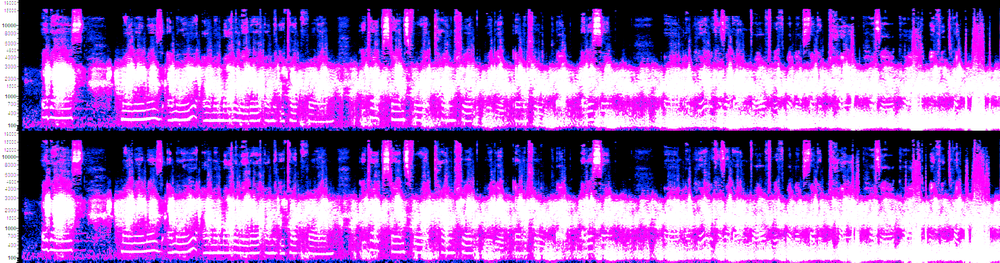
#> input picture self_introduction_memory_dump/_Tape9_thought/self_intro_spec_cont_brightened.png, 1000 x 263 px, shrunk from 2381 x 626 before the run, found by its file name
$ python decode_barcode_region.py
#> lines starting #> are read from the running program, lines starting #| are printed output that depends on the picture; after the words box and inside, x2 and y2 are one past the last pixel; in counts of white or black regions, pixels touching at a corner belong together
import numpy as np
from PIL import Image
import matplotlib
matplotlib.use('Agg')
import matplotlib.pyplot as plt

# Read the brightened image
img_pil = Image.open(r'C:\stack\arg\self_intro_spec_cont_brightened.png')
#> img_pil is the input picture: PIL image 1000x263 RGBA; mean R, G, B, A 151.4, 89, 190.8, 255
img = np.array(img_pil)
img_rgb = img[:, :, :3]
gray = np.mean(img_rgb, axis=2)
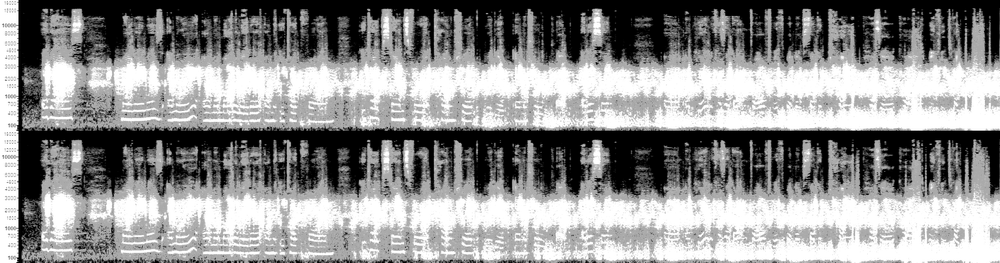
#> gray: shape (263, 1000) float64; min 0, max 255, mean 143.7

print(f"Image: {gray.shape[1]}x{gray.shape[0]}")
#| Image: 1000x263

# From the previous analysis, the interesting region is:
# Columns 0-50, Rows 100-150
# This area has vertical bars that could be a barcode or text

# Let's extract and enhance this region
barcode_region = gray[100:150, 0:50]
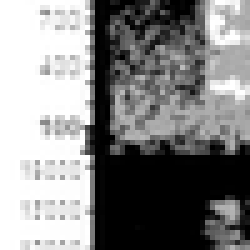
#> barcode_region: shape (50, 50) float64 (shown 5 times larger); min 0, max 255, mean 134.5
print(f"Barcode region shape: {barcode_region.shape}")
#| Barcode region shape: (50, 50)

# Enhance contrast
barcode_enhanced = np.clip(barcode_region * 2, 0, 255).astype(np.uint8)
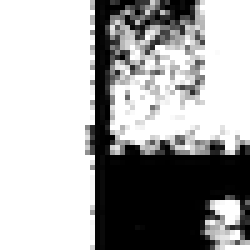
#> barcode_enhanced: shape (50, 50) (shown 5 times larger); min 0, max 255, mean 169.7

# Save the enhanced region
plt.figure(figsize=(10, 8))
plt.imshow(barcode_enhanced, aspect='auto', cmap='magma', vmin=0, vmax=255)
plt.title('Barcode Region (Rows 100-150, Columns 0-50)')
plt.xlabel('Time (pixels)')
plt.ylabel('Frequency (pixels)')
plt.colorbar(label='Brightness')
plt.tight_layout()
plt.savefig(r'C:\stack\arg\tapes_man_2\barcode_region.png', dpi=150)
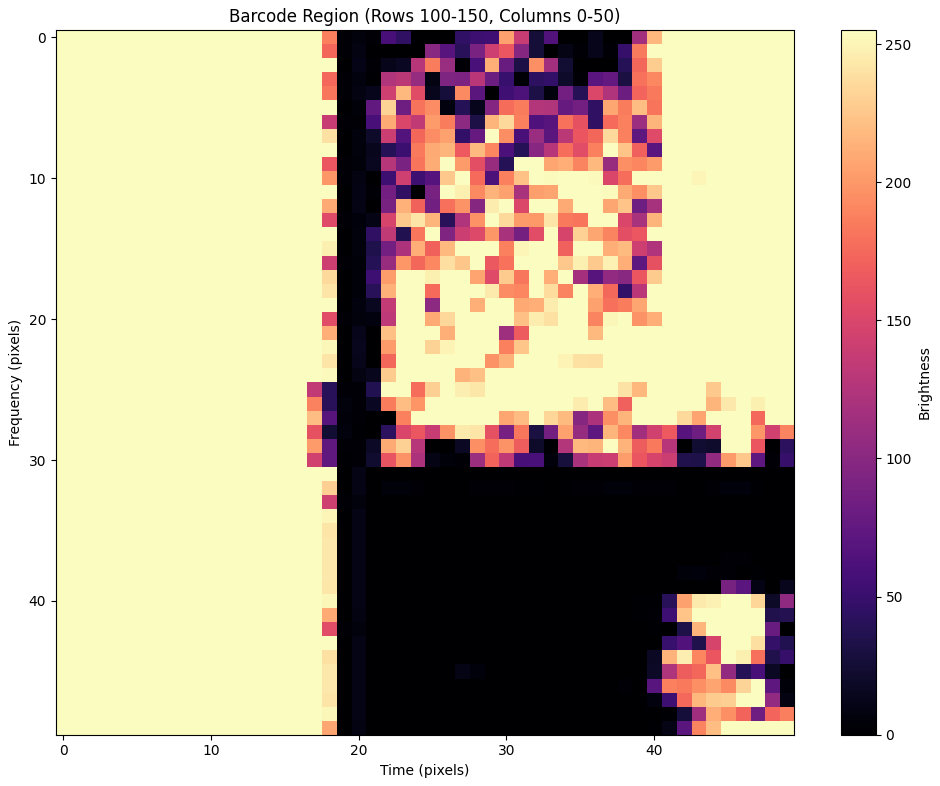
#> figure drawn by matplotlib, 2 panels
plt.close()

# Let's also look at the label text on the left side
# The frequency labels might be readable

# Extract the leftmost columns (0-30) to see the labels
label_region = gray[:, :30]
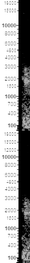
#> label_region: shape (263, 30) float64; min 0, max 255, mean 159.4
print(f"\nLabel region shape: {label_region.shape}")
#| Label region shape: (263, 30)

# Let's try to enhance and read the labels
label_enhanced = np.clip(label_region * 2, 0, 255).astype(np.uint8)
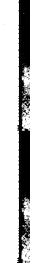
#> label_enhanced: shape (263, 30); min 0, max 255, mean 180.4

plt.figure(figsize=(10, 12))
plt.imshow(label_enhanced, aspect='auto', cmap='magma', vmin=0, vmax=255)
plt.title('Frequency Labels (Columns 0-30)')
plt.xlabel('Time (pixels)')
plt.ylabel('Frequency (pixels)')
plt.tight_layout()
plt.savefig(r'C:\stack\arg\tapes_man_2\frequency_labels.png', dpi=150)
plt.close()

# Now let's look for text in the main spectrogram area
# From the left_region_enhanced image, there was interesting structure
# Let's extract the region that looked like it had text

# Looking at the previous image, there was a pattern that looked like it could be
# the frequency labels or encoded text around rows 100-150

# Let's try to decode this as a barcode
# First, let's convert the region to binary
threshold = 180
binary_barcode = barcode_enhanced > threshold
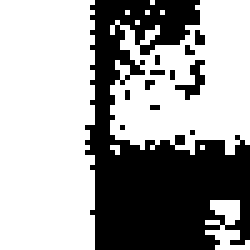
#> binary_barcode: shape (50, 50) bool (shown 5 times larger); 63.3% white; 12 black regions (11 under 20 px), largest, box (x1, y1, x2, y2) and area: (17, 0, 50, 50) 874

print(f"\nBarcode analysis:")
print(f"  Binary shape: {binary_barcode.shape}")
#|   Binary shape: (50, 50)
print(f"  White pixels (1s): {np.sum(binary_barcode)} ({100*np.sum(binary_barcode)/binary_barcode.size:.1f}%)")
#|   White pixels (1s): 1583 (63.3%)

# Let's look at the column sums to find the barcode pattern
col_sums = np.sum(binary_barcode, axis=0)
#> col_sums = 50 values, max 50 at index 0, min 0 at index 19, mean 31.66
print(f"  Column sums: {col_sums}")
#|   Column sums: [50 50 50 50 50 50 50 50 50 50 50 50 50 50 50 50 50 47 35  0  0  0 10 17
#|  16 18 20 19 18 19 19 18 19 19 18 18 19 19 20 14 24 30 32 35 36 40 39 35
#|  29 31]

# Try to decode as a barcode
# This looks like it could be a simple 1D barcode
# Let's threshold each column as 0 or 1 based on majority of pixels
barcode_bits = (col_sums > barcode_enhanced.shape[0] / 2).astype(int)
#> barcode_bits = 50 values, max 1 at index 0, min 0 at index 19, mean 0.56
print(f"  Barcode bits: {''.join(map(str, barcode_bits))}")
#|   Barcode bits: 11111111111111111110000000000000000000000111111111

# Let's try to decode as ASCII
# Group bits into bytes (8 bits each)
bit_string = ''.join(map(str, barcode_bits))
print(f"\n  Bit string: {bit_string}")
#|   Bit string: 11111111111111111110000000000000000000000111111111
print(f"  Length: {len(bit_string)} bits")
#|   Length: 50 bits

# Try decoding as 7-bit ASCII
for start in range(0, len(bit_string) - 7, 7):
    byte = bit_string[start:start+7]
    value = int(byte, 2)
    if 32 <= value <= 126:
        print(f"  Byte {start//7}: {byte} = {value} = '{chr(value)}'")
    else:
        print(f"  Byte {start//7}: {byte} = {value} = (non-printable)")
#> this loop made 7 passes
#> (start, byte, value) on passes 2 to 7: (7, '1111111', 127), (14, '1111100', 124), (21, '0000000', 0), (28, '0000000', 0), (35, '0000001', 1), (42, '1111111', 127)
#> (byte, value) on pass 1: ('1111111', 127)
#|   Byte 0: 1111111 = 127 = (non-printable)
#|   Byte 1: 1111111 = 127 = (non-printable)
#|   Byte 2: 1111100 = 124 = '|'
#|   Byte 3: 0000000 = 0 = (non-printable)
#|   Byte 4: 0000000 = 0 = (non-printable)
#|   Byte 5: 0000001 = 1 = (non-printable)
#|   Byte 6: 1111111 = 127 = (non-printable)
